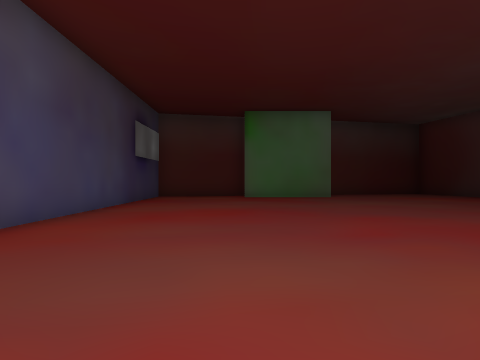
View 1 (above)

16 first-person views from a walk through a scene from a Unity 3-D project. The camera is 1.4 m above the floor, looks level and sees 75° across. Doors are open. The floor is counted in squares, 2 m on a side. Each view is taken from the middle of a square. On the plan, view 1 faces up. The plan holds only what a view shows up to about 10 squares ahead; the rest is blank. The place goes on beyond the plan. Some animated figures are left out.

View 2
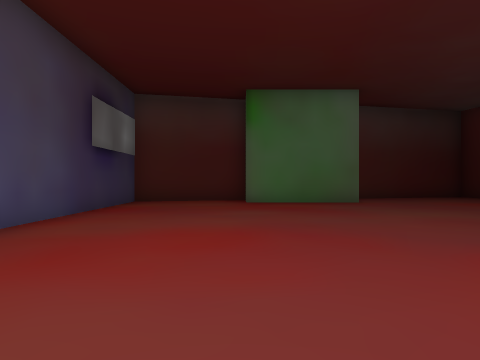

View 3
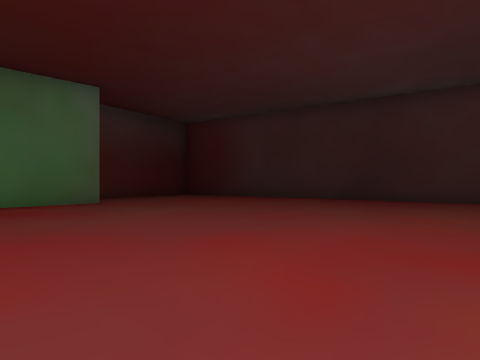

View 4
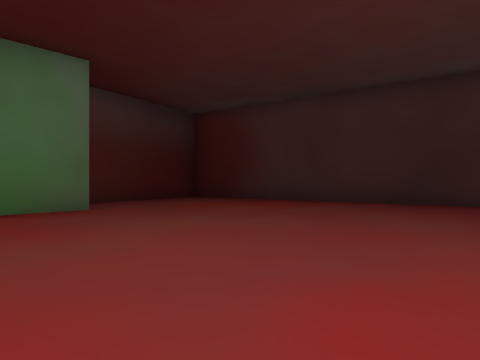

View 5
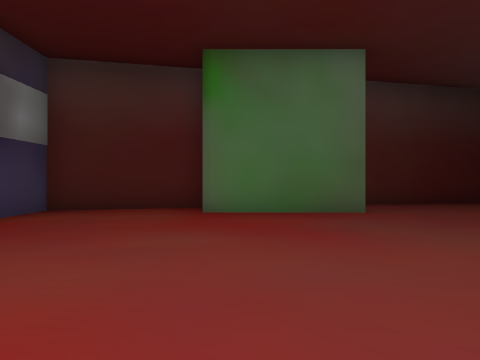

View 6
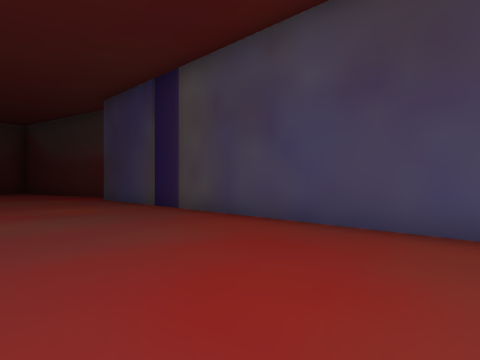

View 7
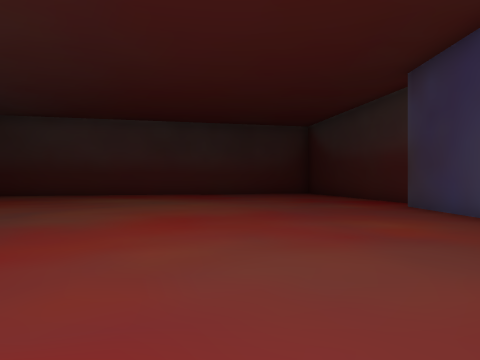

View 8
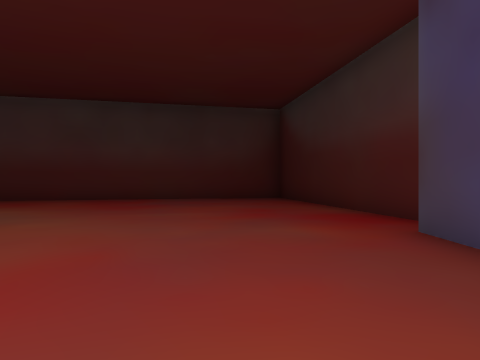

View 9
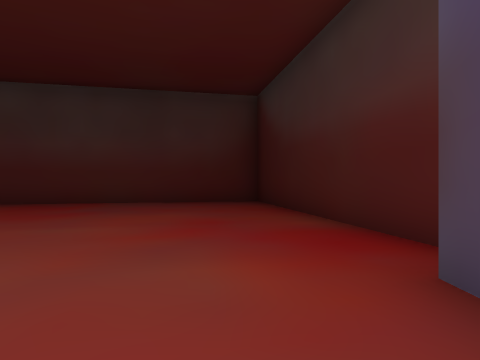

View 10
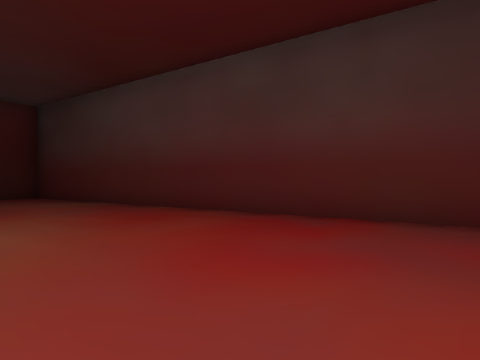

View 11
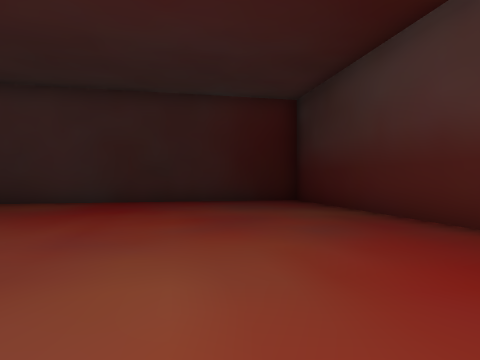

View 12
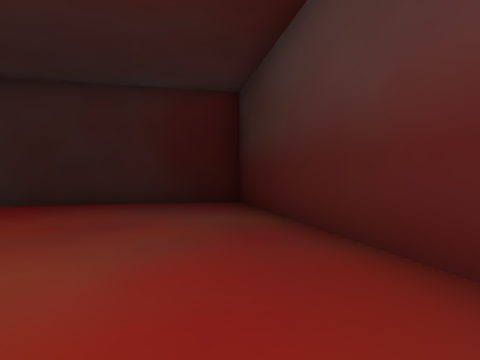

View 13
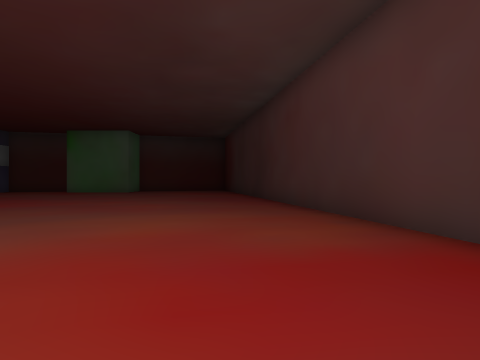

View 14
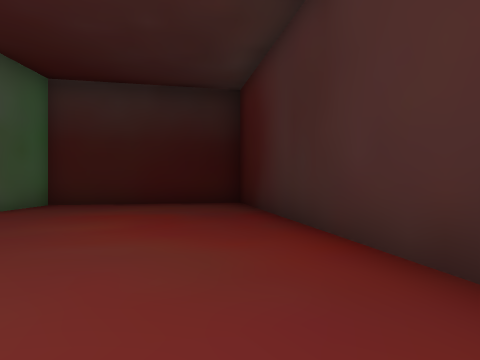

View 15
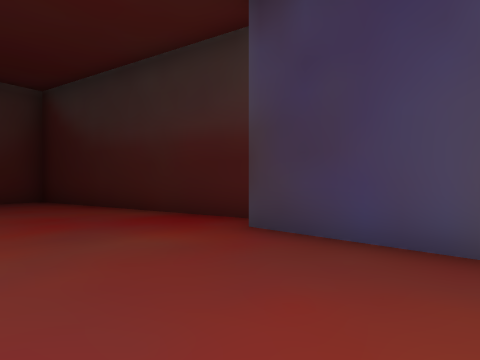

View 16
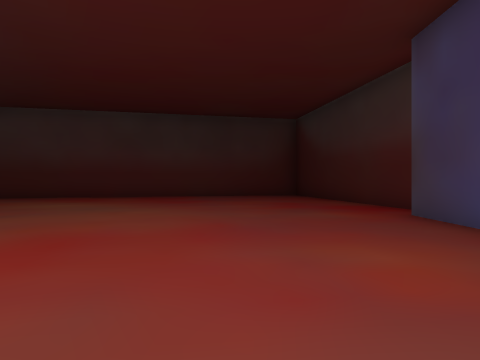

### Floor plan
Points are (right, up) in squares from view 1. A wall is a line through its corners. A room is listed if a view was taken in it or the views show most of it. See-through windows are left out.
Room 1 (views 1, 2, 3, 4, 5, 6, 7, 8, 9, 10, 11, 12, 13, 14, 15, 16)
walls: (-4.2, -3.9) (-2.6, -11.4) (14, -8) (9, 15.8) (3.7, 14.6) (3.7, 12.7) (0.1, 12.7); (0.1, 13.9) (-3.4, 13.2) (-3.4, -3.2)
ways out: open door at (-3, 11.5); open door at (-2, 1)

Positions as (right, up) in squares from view 1, and headings:
1: (0, 0), facing up
2: (0, 3), facing up
3: (0, 3), facing up-right
4: (1, 5), facing up-right
5: (1, 6), facing up
6: (1, 8), facing down-left
7: (1, 5), facing down
8: (-1, 1), facing down
9: (-2, -1), facing down
10: (0, -5), facing down-right
11: (3, -6), facing right
12: (4, -8), facing right
13: (10, -5), facing up
14: (9, 6), facing up
15: (0, 0), facing down-left
16: (0, 3), facing down
